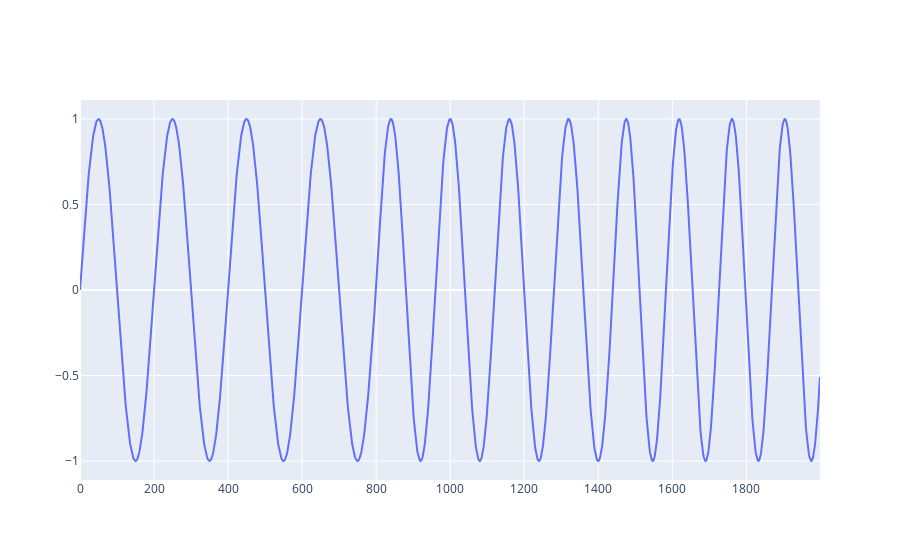
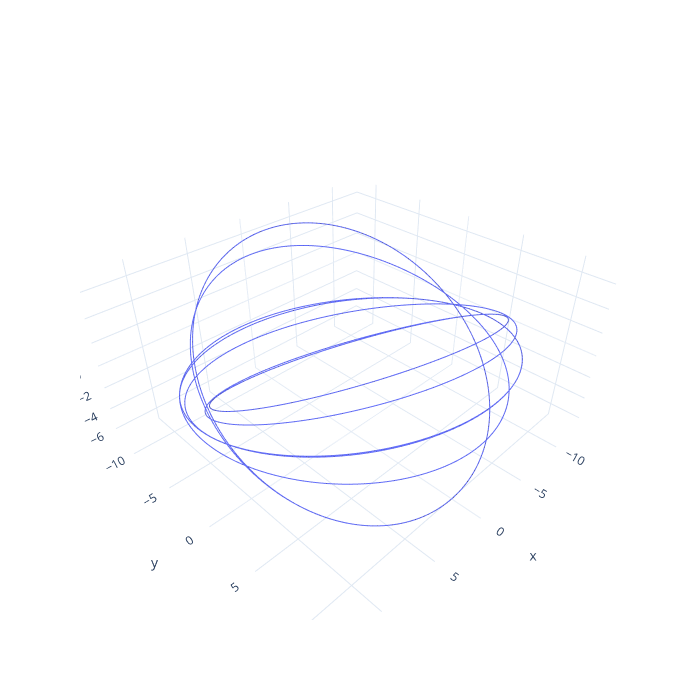
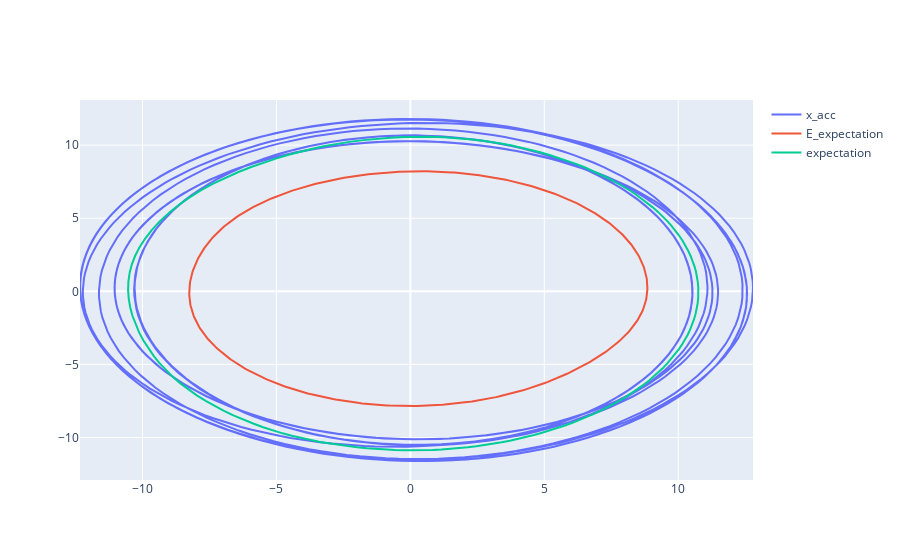

Source (notebook cell) for these figures, in order:
### Markdown cell above
# Определяем ограничения

### Code cell
t_mod = np.linspace(0,20,2000)
######################################################
######################################################
# 'freq', 'amp', 'phase'
CHOSEN_NOIZE = 'freq'
######################################################
######################################################

if CHOSEN_NOIZE == 'amp':
    modulation_amp = 1 + np.linspace(0, 1.5, 2000)
    expected = (2 * np.pi  * t_mod)%(2*np.pi)
    x_mod = modulation_amp * np.sin(2 * np.pi * t_mod)
    
elif CHOSEN_NOIZE == 'freq':
    modulation_freq = 0.5*np.ones(800)
    x_mod = np.sin(2 * np.pi * modulation_freq * t_mod[:800])
    expected =  2 * np.pi * modulation_freq * t_mod[:800]
    
    modulation_freq = 1.25 * 0.5 * np.ones(640)
    x_mod = np.concatenate((x_mod, np.sin(2 * np.pi * modulation_freq * t_mod[:640])))
    expected = np.concatenate((
        expected,
        2 * np.pi * modulation_freq * t_mod[:640]))
    
    modulation_freq = 1.4 * 0.5 * np.ones(560)
    x_mod = np.concatenate((x_mod, np.sin(2 * np.pi * modulation_freq * t_mod[:560])))
    expected = np.concatenate((
        expected,
        2 * np.pi * modulation_freq * t_mod[:560]))
    expected = expected%(2*np.pi)
elif CHOSEN_NOIZE == 'phase':
    pass
else:
    pass

fig = go.Figure()
fig.add_scatter(y = x_mod[:], 
                #x = t_mod,
                mode='lines', name='x_acc')
fig.show()

nlags = 300
X_h = HankelMatrix(x_mod, nlags)

pca = PCA(n_components = 4)
X_PCA = pca.fit_transform(X_h)
fig_2 = go.Figure()
fig_2.update_layout(autosize=False, width=700, height=700)
fig_2.add_trace(go.Scatter3d(x=X_PCA[:,0],
                             y=X_PCA[:,1],
                             z=X_PCA[:,2],
                             marker=dict(size=0.1,line=dict(width=0.01)),
                             name = 'X_PCA'
                            )
                )
fig_2.layout.template = 'plotly_white'
fig_2.show()

###############################################################
###############################################################
###############################################################

result_dict_mod = DelayEmbeddingPhaseIdentifier(x_mod,
                                                nlags = nlags,
                                                min_dim = 2,
                                                return_variance_model = True,
                                                return_expectation_model = True,
                                                update_coef = 1,
                                                l1 = 1,
                                                l2 = 1,
                                                l3 = 1)

X_h = HankelMatrix(x_mod, nlags)
pca = PCA(n_components = 3)
X_PCA = pca.fit_transform(X_h)

metric = lambda x,y: (1 - np.cos((x-y)))/2
metric_chord = lambda x,y: ((np.sin(x)-np.sin(y))**2+(np.cos(x)-np.cos(y))**2)**.5

if result_dict_mod['expectation'].shape[1]>=3:
    
    
    
    E_expectation = NWregression(h = .1,
                                 metric = metric_chord)
    
    E_expectation.fit(expected[nlags-1:,None], X_PCA[:,:3])
    
    E_expectation_array = E_expectation.predict(np.linspace(0,2*np.pi,800)[:,None])
    
    fig_2 = go.Figure()
    fig_2.update_layout(autosize=False, width=700, height=700)
    fig_2.add_trace(go.Scatter3d(x=X_PCA[:,0],
                                 y=X_PCA[:,1],
                                 z=X_PCA[:,2],
                                 marker=dict(size=0.1,line=dict(width=0.01)),
                                 name = 'X_PCA'
                                )
                    )
    
    fig_2.add_trace(go.Scatter3d(x=E_expectation_array[:,0],
                                 y=E_expectation_array[:,1],
                                 z=E_expectation_array[:,2],
                                 marker=dict(size=0.1,line=dict(width=0.01)),
                                 name = 'E_expectation'
                                )
                    )
    fig_2.add_trace(go.Scatter3d(x=result_dict_mod['expectation'][:,0],
                                 y=result_dict_mod['expectation'][:,1],
                                 z=result_dict_mod['expectation'][:,2],
                                 marker=dict(size=0.1,line=dict(width=0.01)),
                                 name = 'expectation'
                                )
                    )

    fig_2.layout.template = 'plotly_white'
    fig_2.show()
    
else:
    
    E_expectation = NWregression(h = .5,
                                 metric = metric_chord)
    
    E_expectation.fit(expected[nlags-1:,None], X_PCA[:,:3])
    
    E_expectation_array = E_expectation.predict(np.linspace(0,2*np.pi,500)[:,None])
    
    fig = go.Figure()
    fig.add_scatter(x=X_PCA[:,0],
                    y=X_PCA[:,1],
                    mode='lines', name='x_acc')
    
    fig.add_scatter(x=E_expectation_array[:,0],
                    y=E_expectation_array[:,1],
                    mode='lines', name='E_expectation')

    
    fig.add_scatter(y = result_dict_mod['expectation'][:,0], 
                    x = result_dict_mod['expectation'][:,1],
                    mode='lines', name='expectation')


    fig.show()

autocorr_phase = AutoCorrPhaseIdentifier(x = x_mod, period = 3,plot_acf=False)


a = result_dict_mod['phase']
b = expected[nlags-1:]
fig = plot_signal_phases(x_mod[nlags-1:][:], {"Предложенный\nалгоритм": a[:],
                                           "Истинная\nфаза": b[:],
                                           "Автокорреляции": autocorr_phase[nlags-1:],
                                           "Ошибка\nпредложенного": np.arccos((np.cos(a-b)))[:],
                                           "Ошибка\nавтокорреляции": np.arccos((np.cos(autocorr_phase[nlags-1:]-b)))[:]
                                             },
                            save_path = f'./noize_{CHOSEN_NOIZE}.eps')

### Figure 1 — Plotly figure (JSON) as saved in the notebook; plotly's stock layout.template omitted (floating-point values rounded to 4 significant figures; data arrays with more than 128 entries replaced by an {"elided": "..."} marker saying what was removed)
{"data": [{"mode": "lines", "name": "x_acc", "type": "scatter", "y": {"elided": "2000 float values"}}], "layout": {}}

### Figure 2 — Plotly figure (JSON) as saved in the notebook; plotly's stock layout.template omitted (floating-point values rounded to 4 significant figures; data arrays with more than 128 entries replaced by an {"elided": "..."} marker saying what was removed)
{"data": [{"marker": {"line": {"width": 0.01}, "size": 0.1}, "name": "X_PCA", "type": "scatter3d", "x": {"elided": "1701 float values"}, "y": {"elided": "1701 float values"}, "z": {"elided": "1701 float values"}}], "layout": {"autosize": false, "height": 700, "width": 700}}

### Figure 3 — Plotly figure (JSON) as saved in the notebook; plotly's stock layout.template omitted (floating-point values rounded to 4 significant figures; data arrays with more than 128 entries replaced by an {"elided": "..."} marker saying what was removed)
{"data": [{"mode": "lines", "name": "x_acc", "type": "scatter", "x": {"elided": "1701 float values"}, "y": {"elided": "1701 float values"}}, {"mode": "lines", "name": "E_expectation", "type": "scatter", "x": {"elided": "500 float values"}, "y": {"elided": "500 float values"}}, {"mode": "lines", "name": "expectation", "type": "scatter", "x": {"elided": "159 float values"}, "y": {"elided": "159 float values"}}], "layout": {}}
